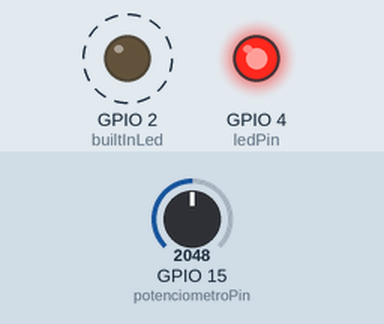
Bench run of a sketch on a simulated ESP32. On the bench: output pins drawn as LEDs (lit = HIGH). Dashed ring = blinking. Inputs (shaded band) come from the test bench; at power-on: GPIO 15 (potenciometroPin) = 2048.

Above: at 1.2 s.
1.3 s: GPIO 15 (potenciometroPin) set to 491
At 1.75 s:
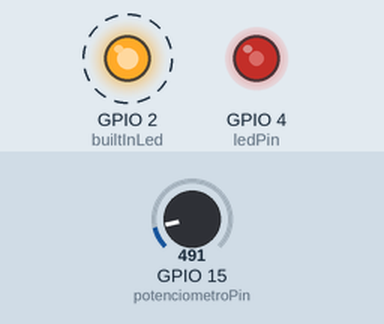
4.3 s: GPIO 15 (potenciometroPin) set to 0
At 4.9 s:
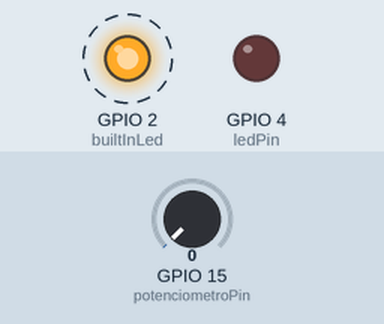
7.3 s: GPIO 15 (potenciometroPin) set to 1228
At 7.9 s:
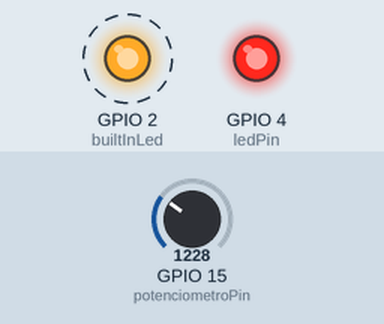
Timing chart, 0 to 16.3 s (numbered marks = the images above; inputs shaded):
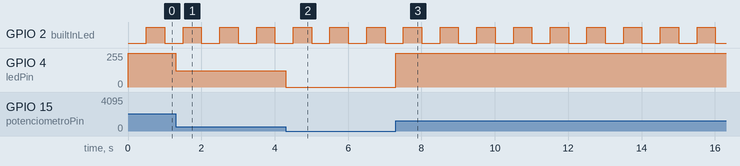

Measured:
- after the input at 1.3 s, GPIO 4 (ledPin): 255/255 → 122/255 at once
- after the input at 4.3 s, GPIO 4 (ledPin): 122/255 → 0/255 at once
- after the input at 7.3 s, GPIO 4 (ledPin): 0/255 → 255/255 at once
- by itself, GPIO 2 (builtInLed): alternates HIGH for 0.50 s and LOW for 0.50 s

The sketch:

sketch.ino
```cpp
const int ledPin = 4;
const int potenciometroPin = 15;
const int builtInLed = 2;
unsigned long previousMillis = 0;
const long interval = 500;
bool ledState = false;

void setup() {
  pinMode(ledPin, OUTPUT);
  pinMode(builtInLed, OUTPUT);
}

void loop() {
  int valorPotenciometro = analogRead(potenciometroPin);
  int valorPWM = map(valorPotenciometro, 0, 1023, 0, 255);

  analogWrite(ledPin, valorPWM);

  unsigned long currentMillis = millis();
  if (currentMillis - previousMillis >= interval) {
    previousMillis = currentMillis;
    ledState = !ledState;
    digitalWrite(builtInLed, ledState);
  }
}
```
